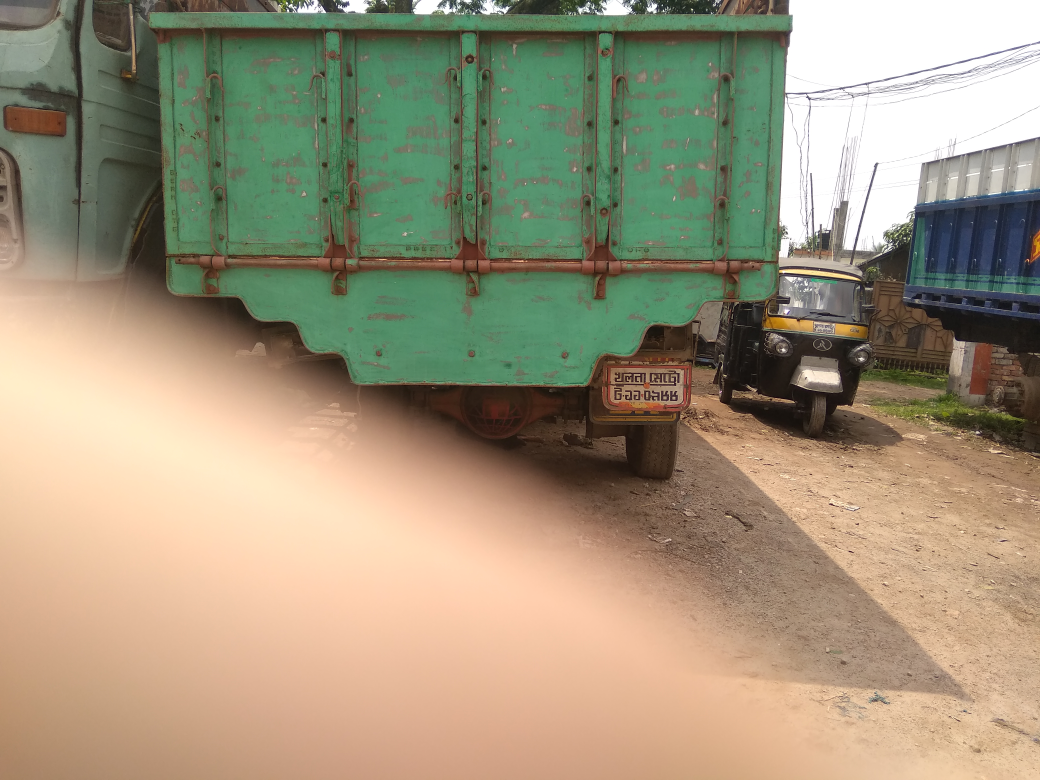
#> input picture bus_and_trucks/back/IMG_20190412_105701.jpg, 4160 x 3120 px, found by its file name (shown at 1/4 size); its folder holds 4 pictures in this run
$ python main.py   (older library calls are emulated)
#> lines starting #> are read from the running program, lines starting #| are printed output that depends on the picture
### code/lpdutils.py
#!/usr/bin/env python3
# -*- coding: utf-8 -*-
"""
@author: Sheikh Nooruddin
"""

import os
import random
from shutil import copy


import cv2 as cv
import numpy as np
import pandas as pd
import seaborn as sns

from skimage.feature import greycomatrix, greycoprops
from skimage.measure import block_reduce
import joblib

# [2571 lines left out: functions single_region_extract, single_region_extract_with_replace, multi_region_extract_with_replace, get_GLCM_features_HSI, get_GLCM_features_RGB, get_CHPOOL_features_RGB and 9 more, not called in this run]


def batch_resize(inputDirectoryPath, outputDirectoryPath, prefix="resized", keepAspectRatio=False):
    """

    Resize all the image in input directory and save the resized images in output directory.

    Parameters
    ----------
    inputDirectoryPath : String
        Path to the input images directory.

    outputDirectoryPath : String
        Path to the directory where the resized images will be saved.

    prefix : String -> "resized"
        The prefix of the saved images.

    keepAspectRatio : Boolean
        Keep aspect ratio while resizing.

    ----------
    """
#> called with inputDirectoryPath = './DATASET - SORTED/Back/', outputDirectoryPath = './DATASET - SORTED/Back/Resized/', prefix = 'resized', keepAspectRatio = True

    inter = cv.INTER_TAB_SIZE

    fileNamess = os.listdir(inputDirectoryPath)

    fileNames = list(filter(lambda x: x.endswith('.jpg') or x.endswith(".JPG"), fileNamess))

    os.makedirs(os.path.dirname(outputDirectoryPath), exist_ok=True)

    for file in fileNames:

        fullFilePath = inputDirectoryPath + file
        print("[ INPUT: " + fullFilePath + " ]")

        img = cv.imread(fullFilePath)
#> img is the input picture: shape (3120, 4160, 3); mean B, G, R 123.5, 148.6, 159

        h, w, _ = img.shape
#> h = 3120; w = 4160

        if keepAspectRatio:
            if h > w:
                img_resize = cv.resize(img, (480, 640), inter)

            elif w > h:
                img_resize = cv.resize(img, (640, 480), inter)
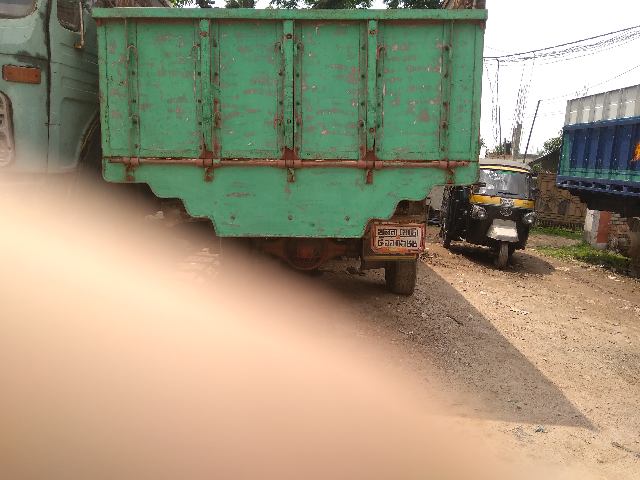
#> img_resize: shape (480, 640, 3); mean B, G, R 123.5, 148.5, 159

            else:
                img_resize = cv.resize(img, (640, 480), inter)
        else:
            img_resize = cv.resize(img, (640, 480), inter)

        outFileName = outputDirectoryPath + prefix + file
        print("[ Resized: " + outFileName + " ]", end="\n\n\n")
        cv.imwrite(outFileName, img_resize)
#> pass 2 of the loop in batch_resize, `for file in fileNames:`:
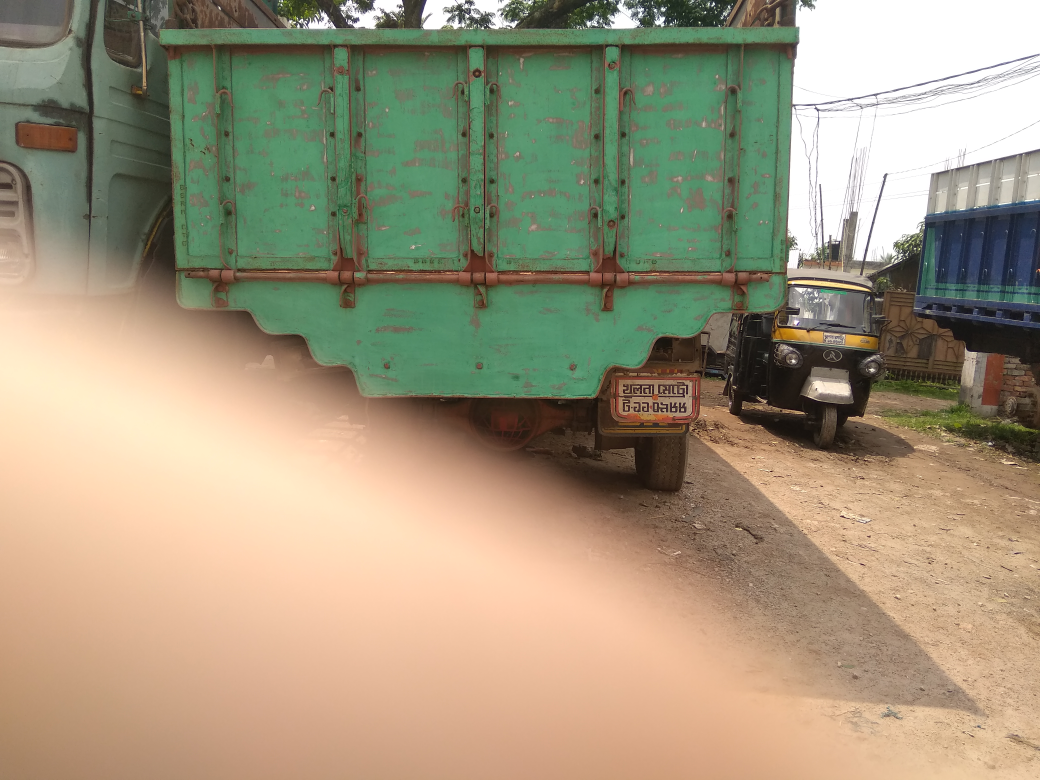
#> input picture bus_and_trucks/back/IMG_20190412_105703.jpg, 4160 x 3120 px, found by its file name (shown at 1/4 size)
#> in batch_resize, img is the input picture: shape (3120, 4160, 3); mean B, G, R 124.7, 150.2, 161
#> in batch_resize, `img_resize = cv.resize(img, (640, 480), inter)`:
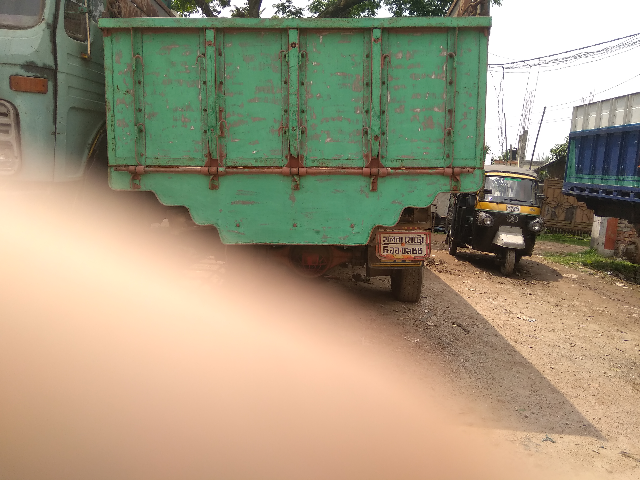
#> img_resize: shape (480, 640, 3); mean B, G, R 124.6, 150.2, 161
#> pass 3 of the loop in batch_resize, `for file in fileNames:`:
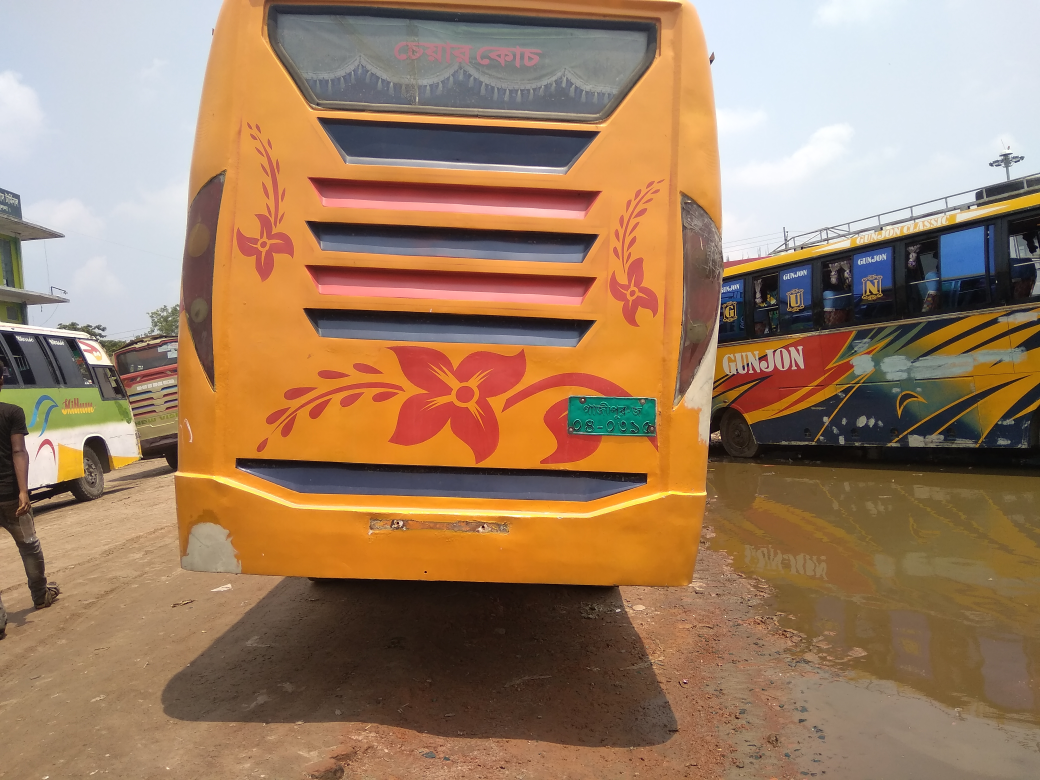
#> input picture bus_and_trucks/back/IMG_20190413_121258.jpg, 4160 x 3120 px, found by its file name (shown at 1/4 size)
#> in batch_resize, img is the input picture: shape (3120, 4160, 3); mean B, G, R 98.3, 126.2, 157.9
#> in batch_resize, `img_resize = cv.resize(img, (640, 480), inter)`:
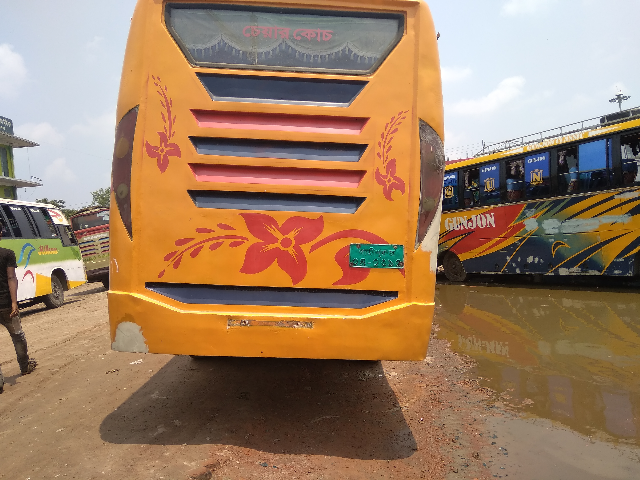
#> img_resize: shape (480, 640, 3); mean B, G, R 98.3, 126.2, 157.8
#> the loop made 4 passes; the first 3 are shown


# [227 lines left out: functions compute_IoU, __copyDir__, view_images, not called in this run]

### code/main.py
#!/usr/bin/env python3
# -*- coding: utf-8 -*-
"""
@author: Sheikh Nooruddin
"""

import lpdutils as lpd

#actual datapaths 480p
backPath = "./DATASET - SORTED/Back/"
backLeftPath = "./DATASET - SORTED/BackLeft/"
backRightPath = "./DATASET - SORTED/BackRight/"
frontPath = "./DATASET - SORTED/Front/"
frontLeftPath = "./DATASET - SORTED/FrontLeft/"
frontRightPath = "./DATASET - SORTED/FrontRight/"

#actual resized datapaths 480p
backResPath = "./DATASET - SORTED/Back/Resized/"
backLeftResPath = "./DATASET - SORTED/BackLeft/Resized/"
backRightResPath = "./DATASET - SORTED/BackRight/Resized/"
frontResPath = "./DATASET - SORTED/Front/Resized/"
frontLeftResPath = "./DATASET - SORTED/FrontLeft/Resized/"
frontRightResPath = "./DATASET - SORTED/FrontRight/Resized/"

#train datapaths
backTrainPath = "./train/bus and trucks/Bus and Trucks/Back/"
backLeftTrainPath = "./train/bus and trucks/Bus and Trucks/BackLeft/"
backRightTrainPath = "./train/bus and trucks/Bus and Trucks/BackRight/"
frontTrainPath = "./train/bus and trucks/Bus and Trucks/Front/"
frontLeftTrainPath = "./train/bus and trucks/Bus and Trucks/FrontLeft/"
frontRightTrainPath = "./train/bus and trucks/Bus and Trucks/FrontRight/"

#test datapaths
backTestPath = "./test/Bus and Trucks/Back/"
backLeftTestPath = "./test/Bus and Trucks/BackLeft/"
backRightTestPath = "./test/Bus and Trucks/BackRight/"
frontTestPath = "./test/Bus and Trucks/Front/"
frontLeftTestPath = "./test/Bus and Trucks/FrontLeft/"
frontRightTestPath = "./test/Bus and Trucks/FrontRight/"

#ground truth datapaths
gtBackTestPath = "./gt/Bus and Trucks/Back/"
gtBackLeftTestPath = "./gt/Bus and Trucks/BackLeft/"
gtBackRightTestPath = "./gt/Bus and Trucks/BackRight/"
gtFrontTestPath = "./gt/Bus and Trucks/Front/"
gtFrontLeftTestPath = "./gt/Bus and Trucks/FrontLeft/"
gtFrontRightTestPath = "./gt/Bus and Trucks/FrontRight/"

#test results datapath
backTestResultsPath = "./test/Bus and Trucks/Back/results/"
backLeftTestResultsPath = "./test/Bus and Trucks/BackLeft/results/"
backRightTestResultsPath = "./test/Bus and Trucks/BackRight/results/"
frontTestResultsPath = "./test/Bus and Trucks/Front/results/"
frontLeftTestResultsPath = "./test/Bus and Trucks/FrontLeft/results/"
frontRightTestResultsPath = "./test/Bus and Trucks/FrontRight/results/"

#extracted lp regions paths
backLpPath = "./lpregions/bus and trucks/Back/"
backLeftLpPath = "./lpregions/bus and trucks/BackLeft/"
backRightLpPath = "./lpregions/bus and trucks/BackRight/"
frontLpPath = "./lpregions/bus and trucks/Front/"
frontLeftLpPath = "./lpregions/bus and trucks/FrontLeft/"
frontRightLpPath = "./lpregions/bus and trucks/FrontRight/"

#extracted non lp regions paths
backNonLpPath = "./nonlpregions/bus and trucks/Back/"
backLeftNonLpPath = "./nonlpregions/bus and trucks/BackLeft/"
backRightNonLpPath = "./nonlpregions/bus and trucks/BackRight/"
frontNonLpPath = "./nonlpregions/bus and trucks/Front/"
frontLeftNonLpPath = "./nonlpregions/bus and trucks/FrontLeft/"
frontRightNonLpPath = "./nonlpregions/bus and trucks/FrontRight/"

#performing batch resize

lpd.batch_resize(backPath, backResPath, keepAspectRatio=True)
lpd.batch_resize(backLeftPath, backLeftResPath, keepAspectRatio=True)
#> (the run stopped early here; a loop or call above may not have finished)
